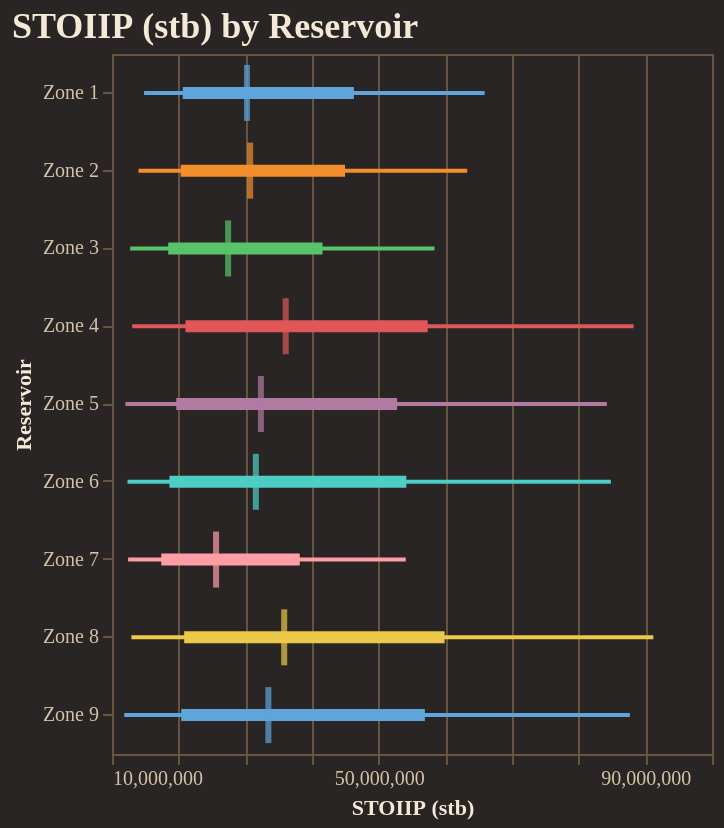

Notebook code for this chart:
### Code cell
fig = reporter.plotter.forest_plot(
    "STOIIP (stb)", 
    backend=PLOTTING_BACKEND
)
fig.show()

### Figure 1 — Vega-Lite specification as saved in the notebook (floating-point values rounded to 4 significant figures)
{"config": {"background": "#292524", "view": {"fill": "#292524", "stroke": "#665340"}, "title": {"color": "#f4e9d7", "font": "Merriweather", "fontSize": 18, "fontWeight": 600, "subtitleColor": "#d5c2a6", "anchor": "start"}, "axis": {"domainColor": "#665340", "gridColor": "#665340", "tickColor": "#665340", "labelColor": "#d5c2a6", "titleColor": "#f4e9d7", "labelFont": "Merriweather", "titleFont": "Merriweather"}, "legend": {"titleColor": "#f4e9d7", "labelColor": "#d5c2a6", "labelFont": "Merriweather", "titleFont": "Merriweather", "orient": "top-right", "symbolType": "circle"}, "header": {"labelColor": "#d5c2a6", "titleColor": "#f4e9d7", "labelFont": "Merriweather", "titleFont": "Merriweather"}, "mark": {"color": "#c78d3b"}, "line": {"color": "#c78d3b"}, "bar": {"color": "#c78d3b"}, "point": {"color": "#ddb06d"}, "area": {"color": "#c78d3b", "opacity": 0.35}, "text": {"color": "#f4e9d7", "font": "Merriweather"}, "range": {"category": ["#5DA5DA", "#F28E2B", "#59C36A", "#E15759", "#B07AA1", "#4ECDC4", "#FF9DA7", "#EDC948"]}}, "layer": [{"mark": {"type": "rule", "strokeWidth": 2}, "encoding": {"color": {"field": "group", "legend": null, "type": "nominal"}, "x": {"field": "p10", "scale": {"zero": false}, "title": "STOIIP (stb)", "type": "quantitative"}, "x2": {"field": "p90"}, "y": {"field": "group", "sort": ["Zone 1", "Zone 2", "Zone 3", "Zone 4", "Zone 5", "Zone 6", "Zone 7", "Zone 8", "Zone 9"], "title": "Reservoir", "type": "nominal"}}}, {"mark": {"type": "rule", "strokeWidth": 6}, "encoding": {"color": {"field": "group", "legend": null, "type": "nominal"}, "x": {"field": "p25", "scale": {"zero": false}, "title": "STOIIP (stb)", "type": "quantitative"}, "x2": {"field": "p75"}, "y": {"field": "group", "sort": ["Zone 1", "Zone 2", "Zone 3", "Zone 4", "Zone 5", "Zone 6", "Zone 7", "Zone 8", "Zone 9"], "title": "Reservoir", "type": "nominal"}}}, {"mark": {"type": "tick", "color": "black", "size": 28, "thickness": 3}, "encoding": {"color": {"field": "group", "legend": null, "type": "nominal"}, "tooltip": [{"field": "group", "title": "Group", "type": "nominal"}, {"field": "p10", "title": "P10", "type": "quantitative"}, {"field": "p25", "title": "P25", "type": "quantitative"}, {"field": "median", "title": "Median", "type": "quantitative"}, {"field": "p75", "title": "P75", "type": "quantitative"}, {"field": "p90", "title": "P90", "type": "quantitative"}], "x": {"field": "median", "scale": {"zero": false}, "title": "STOIIP (stb)", "type": "quantitative"}, "y": {"field": "group", "sort": ["Zone 1", "Zone 2", "Zone 3", "Zone 4", "Zone 5", "Zone 6", "Zone 7", "Zone 8", "Zone 9"], "title": "Reservoir", "type": "nominal"}}}], "data": {"name": "data-1794f45bdcd299e684488d3a3c93779e"}, "height": 350, "title": "STOIIP (stb) by Reservoir", "width": "container", "$schema": "https://vega.github.io/schema/vega-lite/v5.20.1.json", "datasets": {"data-1794f45bdcd299e684488d3a3c93779e": [{"group": "Zone 1", "p10": 14810000.0, "p25": 20600000.0, "median": 30240000.0, "p75": 46290000.0, "p90": 65890000.0}, {"group": "Zone 2", "p10": 13980000.0, "p25": 20300000.0, "median": 30720000.0, "p75": 44950000.0, "p90": 63280000.0}, {"group": "Zone 3", "p10": 12720000.0, "p25": 18430000.0, "median": 27420000.0, "p75": 41580000.0, "p90": 58370000.0}, {"group": "Zone 4", "p10": 13030000.0, "p25": 21020000.0, "median": 36050000.0, "p75": 57340000.0, "p90": 88240000.0}, {"group": "Zone 5", "p10": 12010000.0, "p25": 19640000.0, "median": 32330000.0, "p75": 52770000.0, "p90": 84240000.0}, {"group": "Zone 6", "p10": 12330000.0, "p25": 18620000.0, "median": 31580000.0, "p75": 54140000.0, "p90": 84830000.0}, {"group": "Zone 7", "p10": 12420000.0, "p25": 17390000.0, "median": 25610000.0, "p75": 38160000.0, "p90": 54060000.0}, {"group": "Zone 8", "p10": 12910000.0, "p25": 20830000.0, "median": 35830000.0, "p75": 59890000.0, "p90": 91200000.0}, {"group": "Zone 9", "p10": 11830000.0, "p25": 20380000.0, "median": 33460000.0, "p75": 56930000.0, "p90": 87680000.0}]}}
